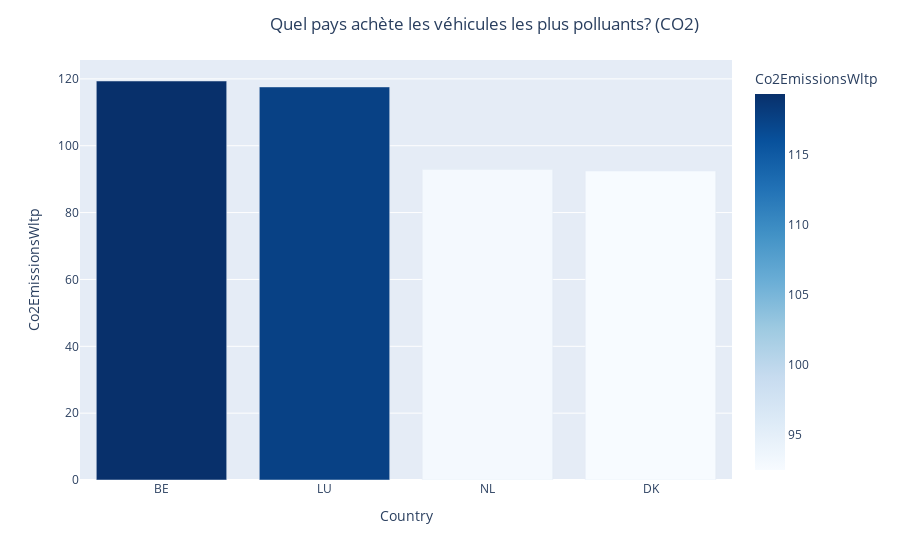
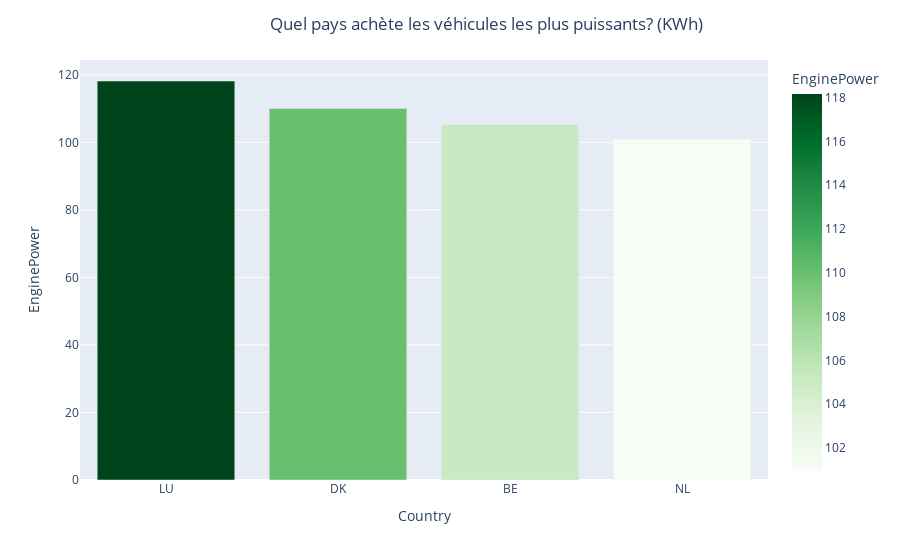
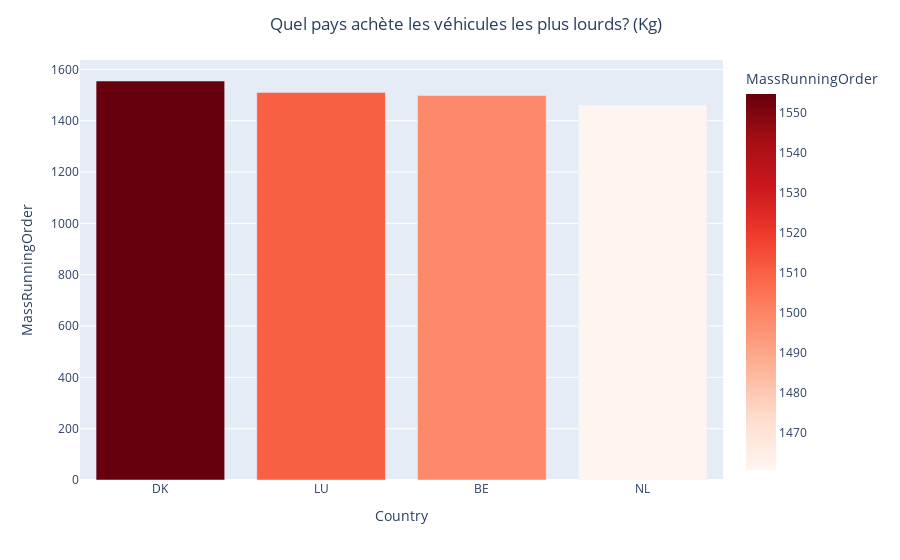

The notebook cell saved with these charts, in order:
### Code cell
co2.viz.countrywise_viz(countries)

### Figure 1 — Plotly figure (JSON) as saved in the notebook; plotly's stock layout.template omitted (floating-point values rounded to 4 significant figures)
{"data": [{"alignmentgroup": "True", "hovertemplate": "Country=%{x}<br>Co2EmissionsWltp=%{marker.color}<extra></extra>", "legendgroup": "", "marker": {"color": [119.4, 117.6, 92.92, 92.45], "coloraxis": "coloraxis", "pattern": {"shape": ""}}, "name": "", "offsetgroup": "", "orientation": "v", "showlegend": false, "textposition": "auto", "type": "bar", "x": ["BE", "LU", "NL", "DK"], "xaxis": "x", "y": [119.4, 117.6, 92.92, 92.45], "yaxis": "y"}], "layout": {"barmode": "relative", "coloraxis": {"colorbar": {"title": {"text": "Co2EmissionsWltp"}}, "colorscale": [[0, "rgb(247,251,255)"], [0.125, "rgb(222,235,247)"], [0.25, "rgb(198,219,239)"], [0.375, "rgb(158,202,225)"], [0.5, "rgb(107,174,214)"], [0.625, "rgb(66,146,198)"], [0.75, "rgb(33,113,181)"], [0.875, "rgb(8,81,156)"], [1, "rgb(8,48,107)"]]}, "legend": {"tracegroupgap": 0}, "margin": {"t": 60}, "title": {"text": "Quel pays achète les véhicules les plus polluants? (CO2)", "x": 0.3}, "xaxis": {"anchor": "y", "domain": [0, 1], "title": {"text": "Country"}}, "yaxis": {"anchor": "x", "domain": [0, 1], "title": {"text": "Co2EmissionsWltp"}}}}

### Figure 2 — Plotly figure (JSON) as saved in the notebook; plotly's stock layout.template omitted (floating-point values rounded to 4 significant figures)
{"data": [{"alignmentgroup": "True", "hovertemplate": "Country=%{x}<br>EnginePower=%{marker.color}<extra></extra>", "legendgroup": "", "marker": {"color": [118.2, 110.1, 105.2, 101.0], "coloraxis": "coloraxis", "pattern": {"shape": ""}}, "name": "", "offsetgroup": "", "orientation": "v", "showlegend": false, "textposition": "auto", "type": "bar", "x": ["LU", "DK", "BE", "NL"], "xaxis": "x", "y": [118.2, 110.1, 105.2, 101.0], "yaxis": "y"}], "layout": {"barmode": "relative", "coloraxis": {"colorbar": {"title": {"text": "EnginePower"}}, "colorscale": [[0, "rgb(247,252,245)"], [0.125, "rgb(229,245,224)"], [0.25, "rgb(199,233,192)"], [0.375, "rgb(161,217,155)"], [0.5, "rgb(116,196,118)"], [0.625, "rgb(65,171,93)"], [0.75, "rgb(35,139,69)"], [0.875, "rgb(0,109,44)"], [1, "rgb(0,68,27)"]]}, "legend": {"tracegroupgap": 0}, "margin": {"t": 60}, "title": {"text": "Quel pays achète les véhicules les plus puissants? (KWh)", "x": 0.3}, "xaxis": {"anchor": "y", "domain": [0, 1], "title": {"text": "Country"}}, "yaxis": {"anchor": "x", "domain": [0, 1], "title": {"text": "EnginePower"}}}}

### Figure 3 — Plotly figure (JSON) as saved in the notebook; plotly's stock layout.template omitted (floating-point values rounded to 4 significant figures)
{"data": [{"alignmentgroup": "True", "hovertemplate": "Country=%{x}<br>MassRunningOrder=%{marker.color}<extra></extra>", "legendgroup": "", "marker": {"color": [1555.0, 1510.0, 1498.0, 1461.0], "coloraxis": "coloraxis", "pattern": {"shape": ""}}, "name": "", "offsetgroup": "", "orientation": "v", "showlegend": false, "textposition": "auto", "type": "bar", "x": ["DK", "LU", "BE", "NL"], "xaxis": "x", "y": [1555.0, 1510.0, 1498.0, 1461.0], "yaxis": "y"}], "layout": {"barmode": "relative", "coloraxis": {"colorbar": {"title": {"text": "MassRunningOrder"}}, "colorscale": [[0, "rgb(255,245,240)"], [0.125, "rgb(254,224,210)"], [0.25, "rgb(252,187,161)"], [0.375, "rgb(252,146,114)"], [0.5, "rgb(251,106,74)"], [0.625, "rgb(239,59,44)"], [0.75, "rgb(203,24,29)"], [0.875, "rgb(165,15,21)"], [1, "rgb(103,0,13)"]]}, "legend": {"tracegroupgap": 0}, "margin": {"t": 60}, "title": {"text": "Quel pays achète les véhicules les plus lourds? (Kg)", "x": 0.3}, "xaxis": {"anchor": "y", "domain": [0, 1], "title": {"text": "Country"}}, "yaxis": {"anchor": "x", "domain": [0, 1], "title": {"text": "MassRunningOrder"}}}}
